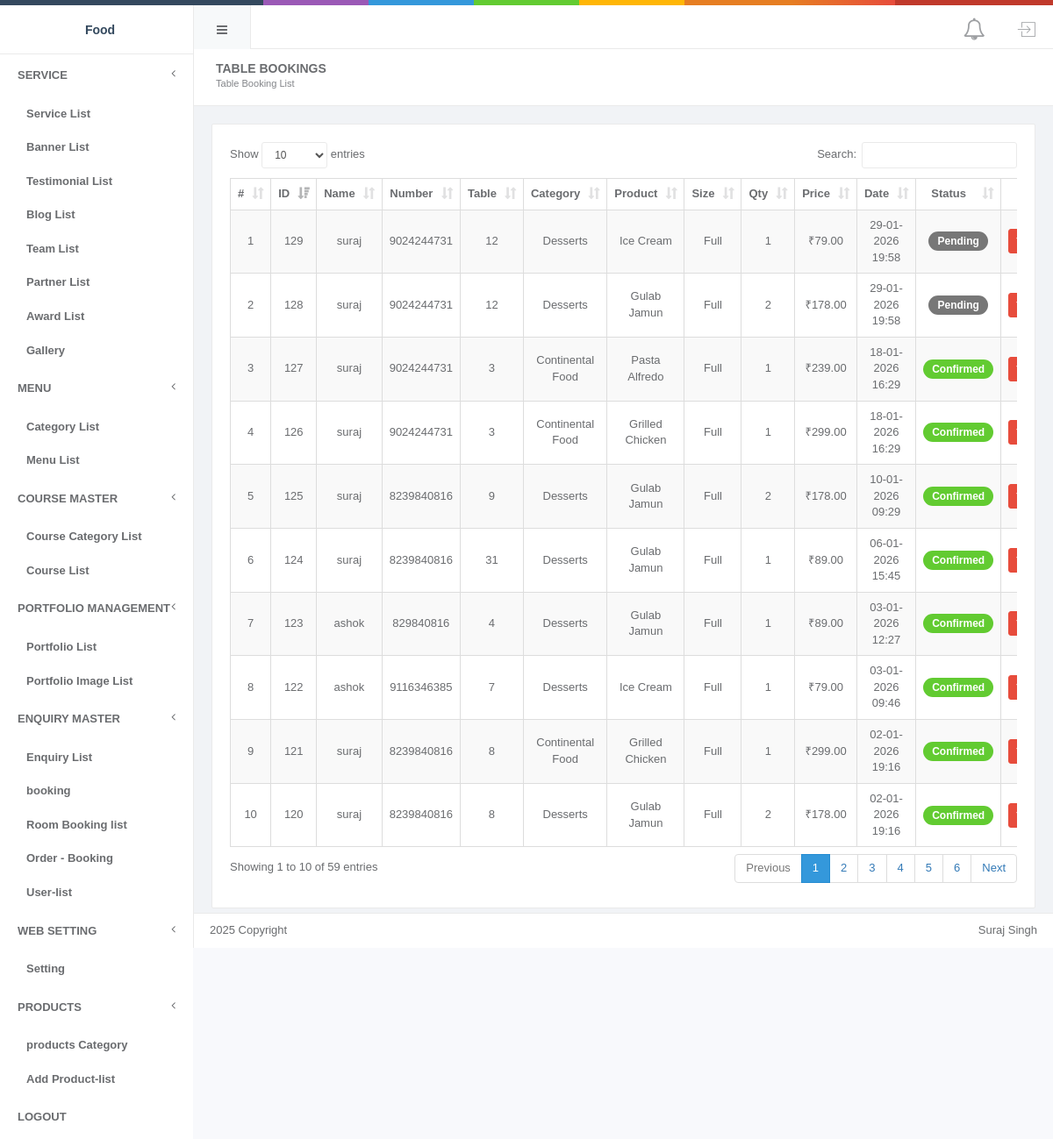
Screenshot of /admin/booking-list.php (signed in) with the database file from the repository.
### tables this page shows
CREATE TABLE `tbl_menu_category` (
  `id` int(10) NOT NULL,
  `name` varchar(255) DEFAULT NULL,
  `ordering` int(10) NOT NULL
);

CREATE TABLE `tbl_admin_menu` (
  `id` int(10) NOT NULL,
  `category_id` int(10) DEFAULT NULL,
  `name` varchar(255) DEFAULT NULL,
  `url` varchar(255) DEFAULT NULL
);

CREATE TABLE `tbl_booking` (
  `id` int(11) NOT NULL,
  `table_number` int(11) NOT NULL,
  `category_id` int(11) NOT NULL,
  `product_id` int(11) NOT NULL,
  `size` enum('half','full') NOT NULL,
  `quantity` int(11) NOT NULL DEFAULT 1,
  `price` decimal(10,2) NOT NULL,
  `total_price` decimal(10,2) NOT NULL,
  `created_at` datetime DEFAULT current_timestamp(),
  `is_confirmed` tinyint(1) NOT NULL DEFAULT 0,
  `customer_name` varchar(100) DEFAULT NULL,
  `mobile` varchar(15) DEFAULT NULL,
  `email` varchar(100) DEFAULT NULL,
  `status` enum('pending','confirmed') DEFAULT 'pending',
  `confirm_token` varchar(255) DEFAULT NULL,
  `user_id` int(11) DEFAULT NULL,
  `dine_time` datetime DEFAULT NULL,
  `address` text DEFAULT NULL,
  `city` varchar(100) DEFAULT NULL,
  `pincode` varchar(10) DEFAULT NULL,
  `delivery_charge` decimal(10,2) DEFAULT 0.00,
  `grand_total` decimal(10,2) DEFAULT NULL,
  `booking_type` enum('hotel','home') DEFAULT 'home'
);

CREATE TABLE `tbl_product_category` (
  `id` int(11) NOT NULL,
  `name` varchar(255) NOT NULL,
  `slug` varchar(255) DEFAULT NULL,
  `image1` varchar(255) DEFAULT NULL,
  `url` varchar(255) DEFAULT NULL,
  `status` int(11) DEFAULT 1,
  `created_date` datetime DEFAULT current_timestamp(),
  `updated_date` datetime DEFAULT current_timestamp() ON UPDATE current_timestamp()
);

CREATE TABLE `tbl_product` (
  `id` int(11) NOT NULL,
  `category_id` int(11) NOT NULL,
  `name` varchar(255) NOT NULL,
  `short_description` varchar(255) NOT NULL,
  `description` text NOT NULL,
  `price` varchar(255) NOT NULL,
  `base_price` varchar(255) NOT NULL,
  `internship` varchar(255) NOT NULL,
  `image1` varchar(255) NOT NULL,
  `thumb1` varchar(255) NOT NULL,
  `status` tinyint(1) NOT NULL DEFAULT 1,
  `price_half` decimal(10,2) DEFAULT 0.00,
  `price_full` decimal(10,2) DEFAULT 0.00,
  `thumb2` varchar(255) NOT NULL,
  `thumb3` varchar(255) NOT NULL,
  `extra_images` longtext DEFAULT NULL,
  `meta_title` varchar(255) NOT NULL,
  `meta_keyword` varchar(255) NOT NULL,
  `meta_description` varchar(255) NOT NULL
);

### admin/dbc.php (called while the page is built, shortened)
<?php
$companyName = "Food";
$developerName = "Suraj Singh";
 $year = ("2025 Copyright");
$tblMenuCategory       = "tbl_menu_category";
$tblMenu         = "tbl_admin_menu";
?>

### admin/booking-list.php (the view, shortened to what this page needs)
<?php
include 'dbc.php';
$pageTitle = "Table Booking List";
$pageName  = "Table Bookings";
$tableName = "tbl_booking";
?>
<!DOCTYPE html>
<html lang="en">
<head>
    <?php include 'include/header-file.php'; ?>
    <link rel="stylesheet" href="vendor/datatables.net-bs/css/dataTables.bootstrap.min.css">
    <link rel="stylesheet" href="https://cdn.jsdelivr.net/npm/sweetalert2@11/dist/sweetalert2.min.css">
</head>
<body>
<?php include 'include/header.php'; ?>
<?php include 'include/side-menu.php'; ?>
<div id="wrapper">
    <div class="small-header">
        <div class="hpanel">
            <div class="panel-body">
                <h2 class="font-light m-b-xs"><?= htmlspecialchars($pageName) ?></h2>
                <small><?= htmlspecialchars($pageTitle) ?></small>
            </div>
        </div>
    </div>
    <div class="content">
        <div class="hpanel">
            <div class="panel-body">
                <div class="table-responsive">
                    <table id="bookingTable" class="table table-striped table-bordered">
                        <thead>
                            <tr>
                                <th>#</th>
                                <th>ID</th>
                                <th>Name</th>
                                <th>Number</th>
                                <th>Table</th>
                                <th>Category</th>
                                <th>Product</th>
                                <th>Size</th>
                                <th>Qty</th>
                                <th>Price</th>
                                <th>Date</th>
                                <th>Status</th>
                                <th>Action</th>
                            </tr>
                        </thead>
                        <tbody>
                            <?php
                            $query = "SELECT b.*, c.name AS category_name, p.name AS product_name, p.price_half, p.price_full
                                      FROM $tableName b
                                      LEFT JOIN tbl_product_category c ON b.category_id = c.id
                                      LEFT JOIN tbl_product p ON b.product_id = p.id
                                      ORDER BY b.id DESC";
                            $result = mysqli_query($conn, $query);
                            $counter = 1;
                            if ($result && mysqli_num_rows($result) > 0) {
                                while ($row = mysqli_fetch_assoc($result)) {
                                    $size = $row['size'] ?? 'full';
                                    $qty = (int)($row['quantity'] ?? 0);
                                    $price = ($size === 'half') ? ($row['price_half'] ?? 0) : ($row['price_full'] ?? 0);
                                    $total = $price * $qty;
                                    $status = strtolower($row['status'] ?? 'pending');
                            ?>
                            <tr id="row-<?= $row['id'] ?>">
                                <td><?= $counter++ ?></td>
                                <td><?= htmlspecialchars($row['id']) ?></td>
                                <td><?= htmlspecialchars($row['customer_name']) ?></td>
                                <td><?= htmlspecialchars($row['mobile']) ?></td>
                                <td><?= htmlspecialchars($row['table_number']) ?></td>
                                <td><?= htmlspecialchars($row['category_name'] ?? '-') ?></td>
                                <td><?= htmlspecialchars($row['product_name'] ?? '-') ?></td>
                                <td><?= ucfirst($size) ?></td>
                                <td><?= $qty ?></td>
                                <td>₹<?= number_format($total, 2) ?></td>
                                <td><?= date('d-m-Y H:i', strtotime($row['created_at'])) ?></td>
                                <td>
                                    <span class="badge badge-<?= $status === 'confirmed' ? 'success' : 'secondary' ?>">
                                        <?= ucfirst($status) ?>
                                    </span>
                                </td>
                                <td>
                                    <button type="button" class="btn btn-danger btn-xs delete-btn" data-id="<?= $row['id'] ?>">
                                    </button>
                                </td>
                            </tr>
                            <?php
                                }
                            } else {
                                echo '<tr><td colspan="13">No bookings found.</td></tr>';
                            }
                            ?>
                        </tbody>
                    </table>
                </div>
            </div>
        </div>
    </div>
    <?php include 'include/footer-file.php'; ?>
</body>
</html>

### admin/include/header-file.php (shortened to what this page needs)
<link href="vendor/fontawesome/css/font-awesome.css" rel="stylesheet"/>
               <link href="vendor/metisMenu/dist/metisMenu.css" rel="stylesheet"/>
               <link href="vendor/animate.css/animate.css" rel="stylesheet"/>
               <link href="vendor/bootstrap/dist/css/bootstrap.css" rel="stylesheet"/>
               <link rel="stylesheet" href="vendor/toastr/build/toastr.min.css" />
               <link href="fonts/pe-icon-7-stroke/css/pe-icon-7-stroke.css" rel="stylesheet"/>
               <link href="fonts/pe-icon-7-stroke/css/helper.css" rel="stylesheet"/>
               <link href="styles/style.css" rel="stylesheet"></link>
               <link rel="stylesheet" href="vendor/bootstrap-datepicker-master/dist/css/bootstrap-datepicker3.min.css" />
               <link rel="stylesheet" href="vendor/clockpicker/dist/bootstrap-clockpicker.min.css" />
               <link rel="stylesheet" href="vendor/eonasdan-bootstrap-datetimepicker/build/css/bootstrap-datetimepicker.min.css" />
                    <link rel="stylesheet" href="styles/mystyle.css">

### admin/include/header.php (shortened to what this page needs)
<div id="header">
           <div class="color-line">
           </div>
           <div class="light-version" id="logo">
               <span>
                   <a href="home.php"><?php echo $companyName;?></a>
               </span>
           </div>
           <nav role="navigation">
               <div class="header-link hide-menu">
                   <i class="fa fa-bars">
                   </i>
               </div>
               <div class="navbar-right">
                   <ul class="nav navbar-nav no-borders">
                       <li><a href="close-list.php" ><i class="fa fa-bell-o"></i>
                       </a></li>
                       <li><a href="loginQuery/logout.php"><i class="pe-7s-upload pe-rotate-90"></i></a></li>
                   </ul>
               </div>
           </nav>
       </div>

### admin/include/side-menu.php (shortened to what this page needs)
<aside id="menu">
        <div id="navigation">
            <ul class="nav" id="side-menu">
                <?php
                if($_SESSION['role']==0){
                    $masterID = $_SESSION['master'];
                    $mainString = " where id in($masterID)";
                    $menuID = $_SESSION['menu'];
                    $innerString = " and id in($menuID)";
                }else{
                    $mainString = "";
                    $innerString = "";
                }
                $sql=mysqli_query($conn,"select * from $tblMenuCategory $mainString order by ordering ")or die(mysqli_error($conn));
                while($row=mysqli_fetch_assoc($sql))
                {
                    echo "<li><a href='#'><span class='nav-label'>
                    {$row['name']}</span>
                              <span class='fa arrow'></span> </a>";
                 $menuCID = $row['id'];
                 $sql1=mysqli_query($conn,"select * from $tblMenu where category_id='$menuCID' $innerString")or die(mysqli_error($conn));
                    while($row1=mysqli_fetch_assoc($sql1))
                    {
                       echo "<ul class='nav nav-second-level'>
                                                       <li>
                                                           <a href='{$row1['url']}'>
                                                               <span class='nav-label'>
                                                                   {$row1['name']}
                                                               </span>
                                                           </a>
                                                       </li>
                                                   </ul>" ;
                    }
                   echo "</li>"; }?>
                <li>
                    <a href="loginQuery/logout.php">
                        <span class="nav-label">
                            Logout
                        </span>
                    </a>
                </li>
            </ul>
        </div>
    </aside>

### admin/include/footer-file.php (shortened to what this page needs)
<footer class="footer">
  <span class="pull-right">
    <?php echo $developerName; ?>
  </span>
    <?php echo $year; ?>
</footer>
</div>

### admin/booking-list.php (style rules this page uses)
body { background: #f8f9fc; font-family: 'Poppins', sans-serif; }
.content { padding: 20px; }
table th, table td { vertical-align: middle !important; text-align: center; }
.badge { padding: 5px 10px; border-radius: 12px; font-size: 12px; }
.btn-xs { padding: 4px 8px; font-size: 12px; }

### admin/include/header.php (style rules this page uses)
.nav li { border-bottom:1px solid #eaeaea; }

### rows the page displays
tbl_menu_category: name "SERVICE"
tbl_admin_menu: name "Service List"
tbl_admin_menu: name "Banner List"
tbl_admin_menu: name "Testimonial List"
tbl_admin_menu: name "Blog List"
tbl_admin_menu: name "Team List"
tbl_admin_menu: name "Partner List"
tbl_admin_menu: name "Award List"
tbl_admin_menu: name "Gallery"
tbl_menu_category: name "MENU"
tbl_admin_menu: name "Category List"
tbl_admin_menu: name "Menu List"
tbl_menu_category: name "COURSE MASTER"
tbl_admin_menu: name "Course Category List"
tbl_admin_menu: name "Course List"
tbl_menu_category: name "PORTFOLIO MANAGEMENT"
tbl_admin_menu: name "Portfolio List"
tbl_admin_menu: name "Portfolio Image List"
tbl_menu_category: name "ENQUIRY MASTER"
tbl_admin_menu: name "Enquiry List"
tbl_admin_menu: name "booking"
tbl_admin_menu: name "Room Booking list"
tbl_admin_menu: name "Order - Booking"
tbl_admin_menu: name "User-list"
tbl_menu_category: name "WEB SETTING"
tbl_admin_menu: name "Setting"
tbl_menu_category: name "PRODUCTS"
tbl_admin_menu: name "products Category"
tbl_admin_menu: name "Add Product-list"
tbl_booking: id "129", customer_name "suraj", mobile "9024244731", table_number "12", tbl_product_category.name "Desserts", product.name "Ice Cream", size "Full", quantity "1", product.price_full "79.00", created_at "29-01-2026 19:58", status "Pending"
tbl_booking: id "128", customer_name "suraj", mobile "9024244731", table_number "12", tbl_product_category.name "Desserts", product.name "Gulab Jamun", size "Full", quantity "2", total "178.00", created_at "29-01-2026 19:58", status "Pending"
tbl_booking: id "127", customer_name "suraj", mobile "9024244731", table_number "3", tbl_product_category.name "Continental Food", product.name "Pasta Alfredo", size "Full", quantity "1", product.price_full "239.00", created_at "18-01-2026 16:29", status "Confirmed"
tbl_booking: id "126", customer_name "suraj", mobile "9024244731", table_number "3", tbl_product_category.name "Continental Food", product.name "Grilled Chicken", size "Full", quantity "1", product.price_full "299.00", created_at "18-01-2026 16:29", status "Confirmed"
tbl_booking: id "125", customer_name "suraj", mobile "8239840816", table_number "9", tbl_product_category.name "Desserts", product.name "Gulab Jamun", size "Full", quantity "2", total "178.00", created_at "10-01-2026 09:29", status "Confirmed"
tbl_booking: id "124", customer_name "suraj", mobile "8239840816", table_number "31", tbl_product_category.name "Desserts", product.name "Gulab Jamun", size "Full", quantity "1", product.price_full "89.00", created_at "06-01-2026 15:45", status "Confirmed"
tbl_booking: id "123", customer_name "ashok", mobile "829840816", table_number "4", tbl_product_category.name "Desserts", product.name "Gulab Jamun", size "Full", quantity "1", product.price_full "89.00", created_at "03-01-2026 12:27", status "Confirmed"
tbl_booking: id "122", customer_name "ashok", mobile "9116346385", table_number "7", tbl_product_category.name "Desserts", product.name "Ice Cream", size "Full", quantity "1", product.price_full "79.00", created_at "03-01-2026 09:46", status "Confirmed"
tbl_booking: id "121", customer_name "suraj", mobile "8239840816", table_number "8", tbl_product_category.name "Continental Food", product.name "Grilled Chicken", size "Full", quantity "1", product.price_full "299.00", created_at "02-01-2026 19:16", status "Confirmed"
tbl_booking: id "120", customer_name "suraj", mobile "8239840816", table_number "8", tbl_product_category.name "Desserts", product.name "Gulab Jamun", size "Full", quantity "2", total "178.00", created_at "02-01-2026 19:16", status "Confirmed"

### other values shown
$companyName "Food"
$pageName "TABLE BOOKINGS"
$pageTitle "Table Booking List"
$developerName "Suraj Singh"
$year "2025 Copyright"
